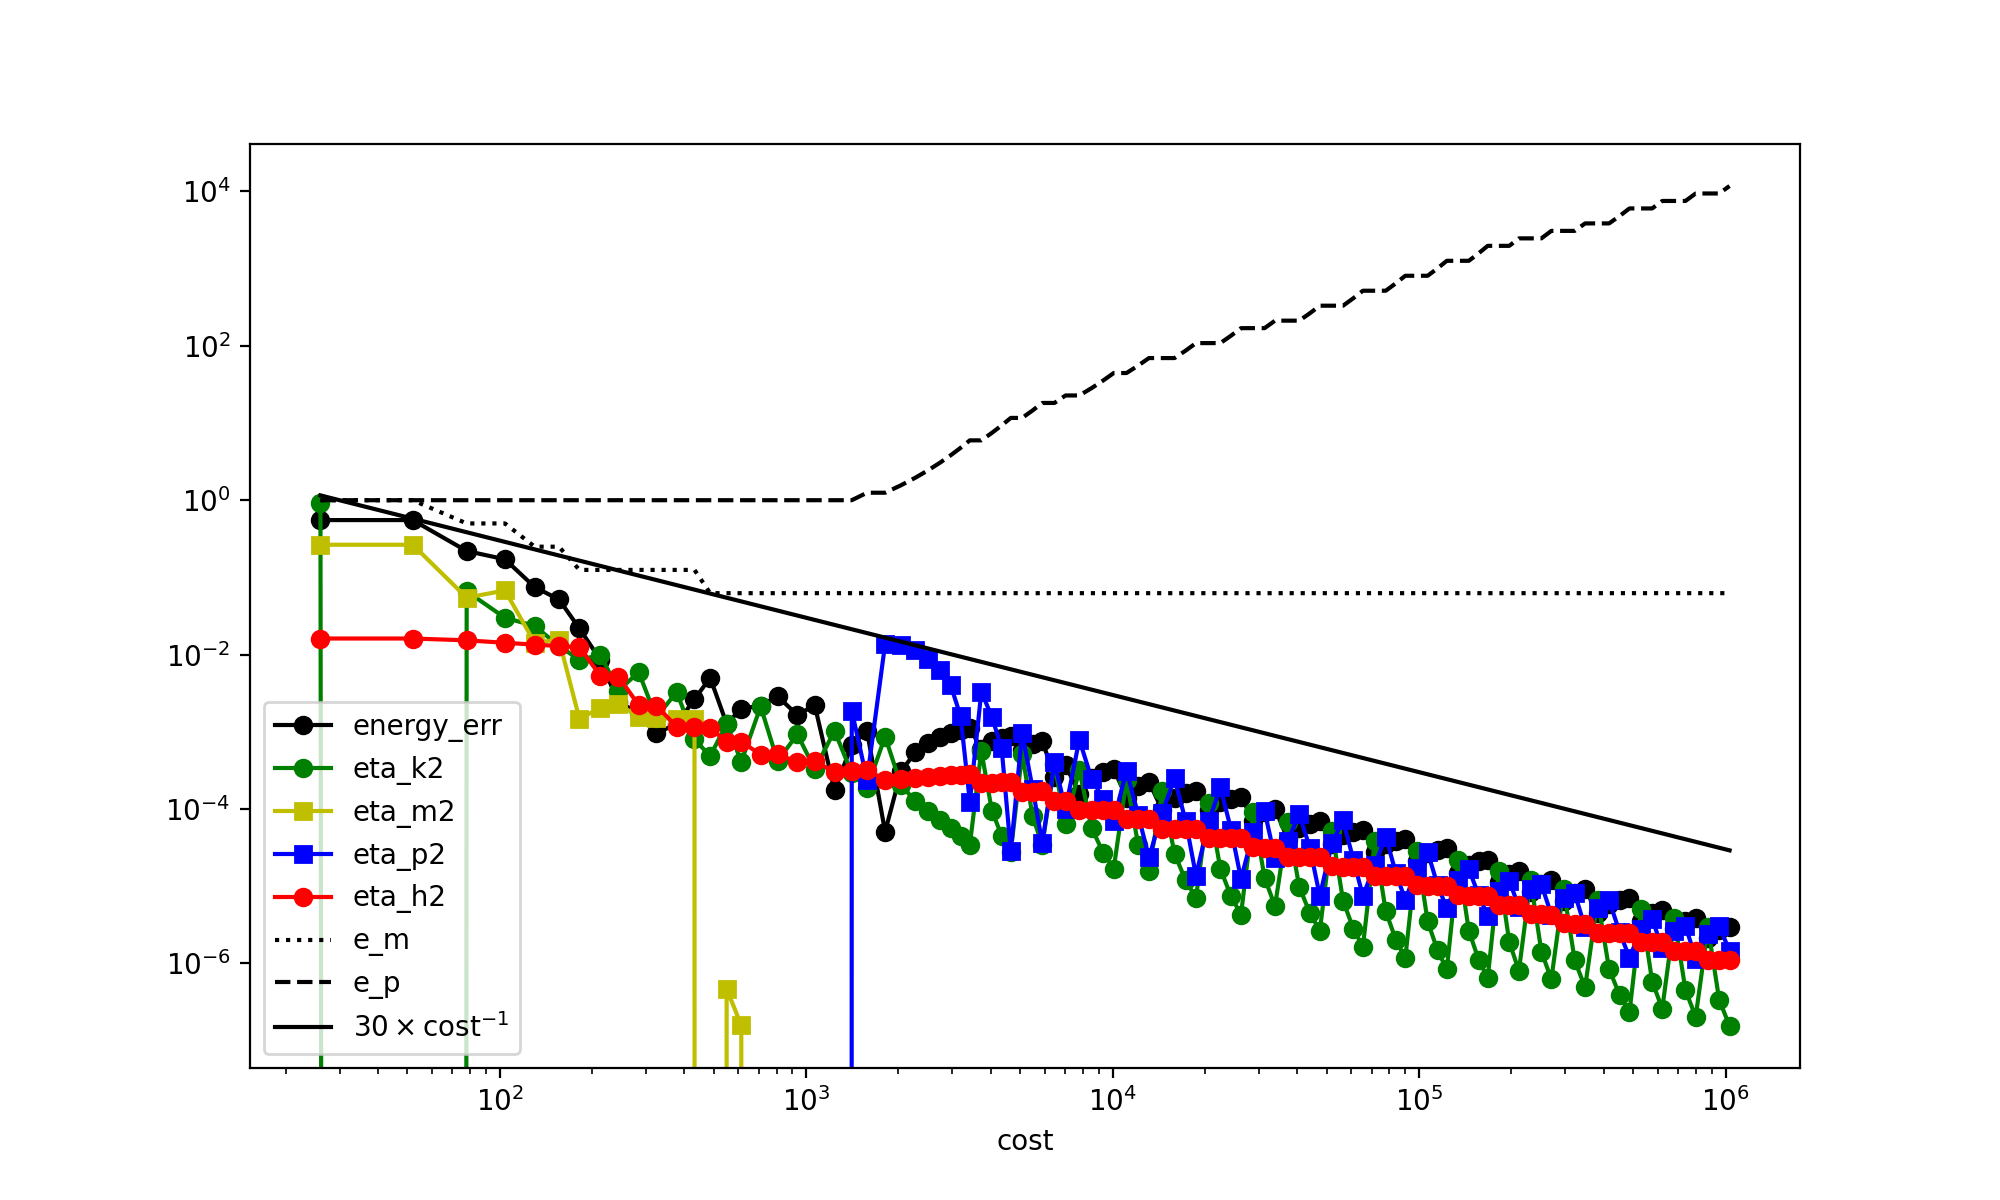

Source code (Python):
import firedrake
from firedrake import (
    Constant, DirichletBC, Function, FunctionSpace, SpatialCoordinate,
    TestFunction, TrialFunction, assemble, conditional, div, dx, dS, grad,
    inner, solve, sqrt, max_value, min_value, CellDiameter, FacetArea,
    jump, avg, AdaptiveMeshHierarchy, AdaptiveTransferManager
)
import matplotlib.pyplot as plt
import numpy as np
from netgen.geom2d import SplineGeometry

# Parameters 
N, p = 4, 8/7
max_iters, tol_energy = 100, 1e-8
dorfler_theta = 0.2
max_refinements = 50

# Relaxation & estimator updates
eps_minus, eps_plus = 1.0, 1.0
theta_minus, theta_plus = 0.5, 1.25
delta_factor_minus, delta_factor_plus = 1e-6, 1e6

atm = AdaptiveTransferManager()


def make_initial_mesh(N):
    geo = SplineGeometry()
    geo.AddRectangle(p1=(-1, -1), p2=(1, 1), bc="outer", leftdomain=1, rightdomain=0)
    return firedrake.Mesh(geo.GenerateMesh(maxh=2/N))

def build_problem(mesh):
    V = FunctionSpace(mesh, "CG", 1)
    X, Y = SpatialCoordinate(mesh)
    r = sqrt(X**2 + Y**2)
    alpha = 1 - 1/p
    u_exact_expr = r**alpha - 1
    u_exact = Function(V, name="u_exact").interpolate(u_exact_expr)
    grad_e = grad(u_exact_expr)
    f_expr = -div((inner(grad_e, grad_e)**(p/2 - 1)) * grad_e)
    
    return V, u_exact_expr, u_exact, f_expr


def grad_norm(w): return sqrt(inner(grad(w), grad(w)))
def clip(t, e_m, e_p): return max_value(min_value(t, e_p), e_m)

def kappa_eps(t, e_m, e_p):
    c = clip(t, e_m, e_p)
    return 0.5 * c**(p-2) * (t**2) + (1/p - 0.5) * c**p

def phi_eps_dual(t, e_m, e_p):
    return conditional(
        t <= e_m**(p - 1),
        0.5 * e_m**(2 - p) * (t**2),
        conditional(
            t <= e_p**(p - 1),
            ((p - 1)/p) * (t**(p/(p - 1))) + (1/p - 0.5) * (e_m**p),
            0.5 * e_p**(2 - p) * (t**2) - (1/p - 0.5) * (e_p**p - e_m**p)
        )
    )

# Energies & Estimators 
def calc_energies(w, f_expr, e_m, e_p):
    g = grad_norm(w)
    J_exact = assemble((1/p) * g**p * dx - f_expr * w * dx)
    J_rel = assemble(kappa_eps(g, e_m, e_p) * dx - f_expr * w * dx)
    return J_exact, J_rel

def calc_eta_pm(w, e_m, e_p, is_plus=False):
    d_m, d_p = delta_factor_minus * e_m, delta_factor_plus * e_p
    g = grad_norm(w)
    cond = g > e_p if is_plus else g < e_m
    integrand = conditional(cond, kappa_eps(g, e_m, e_p) - kappa_eps(g, d_m, d_p), 0)
    return assemble(integrand * dx) * (10**3 if is_plus else 1.0)

def eta_kac_squared(u_old, u_new, e_m, e_p):
    alpha = clip(grad_norm(u_old), e_m, e_p)
    argument = alpha**(p-2) * grad_norm(u_old - u_new)
    return assemble(phi_eps_dual(argument, clip(alpha, e_m, e_p), e_p) * dx)

def eta_h_squared(w, f_expr, e_m, e_p):
    mesh = w.function_space().mesh()
    DG0 = FunctionSpace(mesh, "DG", 0)
    q = TestFunction(DG0)
    
    alpha = grad_norm(w)
    vol_density = phi_eps_dual(CellDiameter(mesh) * sqrt(f_expr**2), clip(alpha, e_m, e_p), e_p)
    
    Veps = clip(alpha, e_m, e_p)**(p/2 - 1) * grad(w)
    jump_density = avg(FacetArea(mesh)) * inner(jump(Veps), jump(Veps))
    
    eta2_T = Function(DG0)
    eta2_T.dat.data[:] = assemble(vol_density * q * dx).dat.data_ro[:]
    eta2_T.dat.data[:] += assemble(jump_density * (q("+") + q("-")) * dS).dat.data_ro[:]
    eta2_T.dat.data[:] = np.maximum(eta2_T.dat.data[:], 0.0) * 1e-3
    
    return float(np.sum(eta2_T.dat.data_ro)), eta2_T

# Dörfler Marking 
def dorfler_marking(eta2_T, theta):
    eta2 = np.maximum(eta2_T.dat.data_ro.copy(), 0.0)
    total = np.sum(eta2)
    marker = Function(eta2_T.function_space())
    marker.assign(0.0)
    
    if total <= 0.0: return marker, 0.0, total
    
    order = np.argsort(-eta2)
    accum = np.cumsum(eta2[order])
    cutoff = np.searchsorted(accum, theta * total)
    
    marked = order[:cutoff + 1]
    marker.dat.data[marked] = 1.0
    return marker, accum[cutoff], total

# Solver
mesh = make_initial_mesh(N)
amh = AdaptiveMeshHierarchy(mesh)
V, u_exact_expr, u_exact, f_expr = build_problem(mesh)

u_old = Function(V, name="u_0").assign(0)
bc = DirichletBC(V, u_exact_expr, "on_boundary")
bc.apply(u_old)
history, cost, num_refinements = [], 0, 0
J_exact_ref, _ = calc_energies(u_exact, f_expr, eps_minus, eps_plus)

for n in range(max_iters):
    # Kachanov step
    u_new, u_trial, v_test = Function(V), TrialFunction(V), TestFunction(V)
    coeff = clip(grad_norm(u_old), eps_minus, eps_plus)**(p-2)
    
    solve(
        inner(coeff * grad(u_trial), grad(v_test)) * dx == f_expr * v_test * dx,
        u_new, bcs=bc,
        solver_parameters={"pc_type": "lu", "pc_factor_mat_solver_type": "mumps"}
    )
    
    # Compute Estimators
    cost += V.dim()
    eta_m2 = calc_eta_pm(u_new, eps_minus, eps_plus, is_plus=False)
    eta_p2 = calc_eta_pm(u_new, eps_minus, eps_plus, is_plus=True)
    eta_k2 = eta_kac_squared(u_old, u_new, eps_minus, eps_plus)
    eta_h2, eta_h2_cell = eta_h_squared(u_new, f_expr, eps_minus, eps_plus)
    _, J_rel = calc_energies(u_new, f_expr, eps_minus, eps_plus)
    
    err_val = J_rel - J_exact_ref
    
    print(f"n={n:2d} | cost={cost:6d} | err={err_val:8.2e} | "
          f"η_m²={eta_m2:8.2e} η_p²={eta_p2:8.2e} η_k²={eta_k2:8.2e} η_h²={eta_h2:8.2e} | "
          f"ε-={eps_minus:8.2e} ε+={eps_plus:8.2e} | refs={num_refinements}")

    history.append((cost, err_val, eta_k2, eta_m2, eta_p2, eta_h2, eps_minus, eps_plus))
    if abs(err_val) < tol_energy:
        print(f"Converged in {n} iterations.")
        break

    errors = {"m": float(eta_m2), "p": float(eta_p2), "k": float(eta_k2), "h": float(eta_h2)}
    largest = max(errors, key=errors.get)

    if largest == "m":
        eps_minus *= theta_minus
        u_old.assign(u_new)
    elif largest == "p":
        eps_plus *= theta_plus
        u_old.assign(u_new)
    elif largest == "h":
        marker, marked_sum, total_sum = dorfler_marking(eta_h2_cell, dorfler_theta)
        
        if num_refinements < max_refinements:
            mesh = mesh.refine_marked_elements(marker)
            amh.add_mesh(mesh)
            num_refinements += 1
            
            V, u_exact_expr, u_exact, f_expr = build_problem(mesh)
            bc = DirichletBC(V, u_exact_expr, "on_boundary")
            J_exact_ref, _ = calc_energies(u_exact, f_expr, eps_minus, eps_plus)
            
            u_old = Function(V)
            atm.prolong(u_new, u_old)
            bc.apply(u_old)
        else:
            u_old.assign(u_new)
    else:  # largest == "k"
        u_old.assign(u_new)

# Visualization 
history = np.array(history)
costs = history[:, 0]
ref_line = 30 * costs**(-1.0)

plt.figure(figsize=(10, 6))
plt.loglog(costs, np.abs(history[:, 1]), "ko-", label="energy_err")
plt.loglog(costs, history[:, 2], "go-", label="eta_k2")
plt.loglog(costs, history[:, 3], "ys-", label="eta_m2")
plt.loglog(costs, history[:, 4], "bs-", label="eta_p2")
plt.loglog(costs, history[:, 5], "ro-", label="eta_h2")
plt.loglog(costs, history[:, 6], "k:", label="e_m")
plt.loglog(costs, history[:, 7], "k--", label="e_p")
plt.loglog(costs, ref_line, "k-", label=r"$30 \times \text{cost}^{-1}$")

plt.xlabel("cost")
plt.legend(loc="lower left")
plt.savefig("needle_p_8_7.png", dpi=200)
